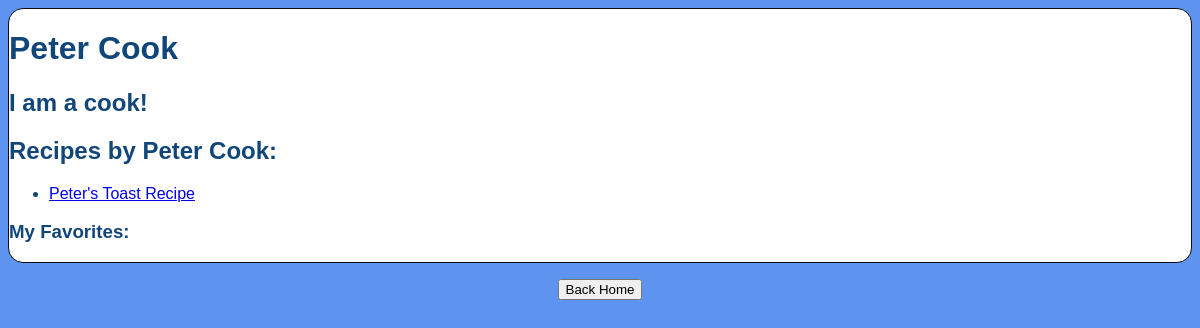
/authors/1/, run on an earlier commit of the app's database.
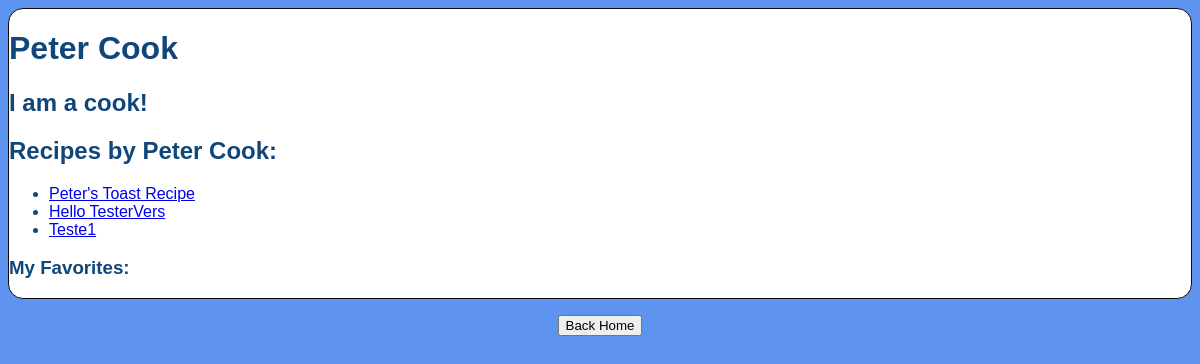
And on a later commit of the database.
### recipe/models.py (models this page shows, shortened)
class RecipeItem(models.Model):
    title = models.CharField(max_length=50)
    author = models.ForeignKey(Author, on_delete=models.CASCADE)
    description = models.TextField()
    date = models.DateTimeField(default=timezone.now)
    time = models.CharField(max_length=30)
    instructions = models.TextField()

### recipe/views.py (the view)
# urls.py: path('authors/<int:id>/', views.author_details, name="author_details"),
def author_details(request, id):
    author = Author.objects.get(id=id)
    recipe_data = RecipeItem.objects.all()
    return render(request, "author_details.html", {"author": author, "recipe_data": recipe_data})

### recipe/templates/author_details.html (shortened to what this page needs)
{% load static %}
<head>
    <link rel="stylesheet" type="text/css" href="{% static 'css/index.css' %}">
</head>
<div class="card">
    <h1>{{ author.name }}</h1>
    <h2>{{ author.bio }}</h2>
    <h2>Recipes by {{ author.name }}:</h2>
    <ul>
        {% for recipe in recipe_data %}
            {% if recipe.author == author %}
                <li><a href="{% url 'recipe_details' id=recipe.id %}"> {{ recipe.title }}</a> </li>
            {% endif %}
        {% endfor %}
    </ul>
    <h3>My Favorites:</h3>
</div>
<p>
  <a href="{% url 'homepage' %}"><button>Back Home</button></a>
</p>

What changed in the data, as far as the page shows it:
added RecipeItem: title "Hello TesterVers"
added RecipeItem: title "Teste1"
